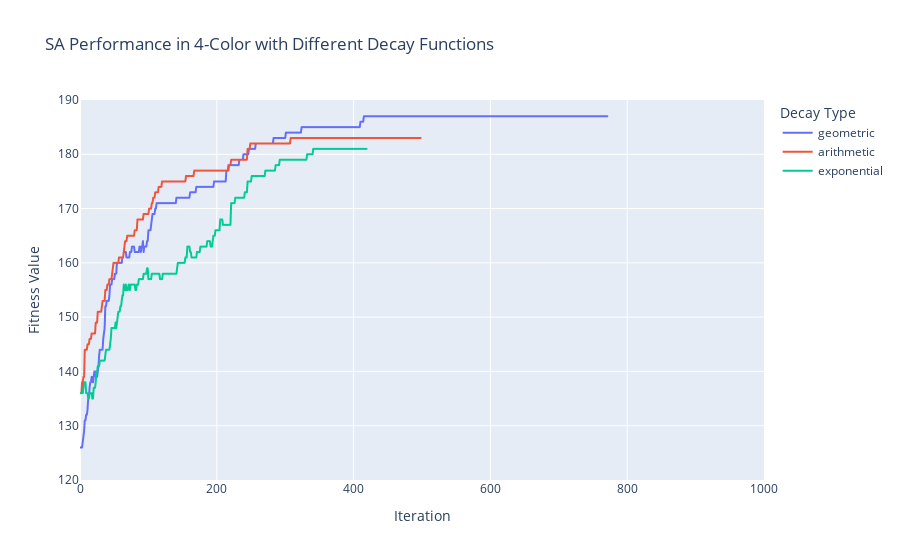

Notebook code for this chart:
### Code cell


### Figure 1 — Plotly figure (JSON) as saved in the notebook; plotly's stock layout.template omitted (floating-point values rounded to 4 significant figures; data arrays with more than 128 entries replaced by an {"elided": "..."} marker saying what was removed)
{"data": [{"hovertemplate": "Decay Type=geometric<br>Iteration=%{x}<br>Fitness Value=%{y}<extra></extra>", "legendgroup": "geometric", "line": {"color": "#636efa", "dash": "solid"}, "mode": "lines", "name": "geometric", "showlegend": true, "type": "scattergl", "x": {"elided": "772 int values"}, "xaxis": "x", "y": {"elided": "772 int values"}, "yaxis": "y"}, {"hovertemplate": "Decay Type=arithmetic<br>Iteration=%{x}<br>Fitness Value=%{y}<extra></extra>", "legendgroup": "arithmetic", "line": {"color": "#EF553B", "dash": "solid"}, "mode": "lines", "name": "arithmetic", "showlegend": true, "type": "scattergl", "x": {"elided": "499 int values"}, "xaxis": "x", "y": {"elided": "499 int values"}, "yaxis": "y"}, {"hovertemplate": "Decay Type=exponential<br>Iteration=%{x}<br>Fitness Value=%{y}<extra></extra>", "legendgroup": "exponential", "line": {"color": "#00cc96", "dash": "solid"}, "mode": "lines", "name": "exponential", "showlegend": true, "type": "scattergl", "x": {"elided": "420 int values"}, "xaxis": "x", "y": {"elided": "420 int values"}, "yaxis": "y"}], "layout": {"legend": {"title": {"text": "Decay Type"}, "tracegroupgap": 0}, "title": {"text": "SA Performance in 4-Color with Different Decay Functions"}, "xaxis": {"anchor": "y", "domain": [0, 1], "range": [0, 1000], "title": {"text": "Iteration"}}, "yaxis": {"anchor": "x", "domain": [0, 1], "range": [120, 190], "title": {"text": "Fitness Value"}}}}
